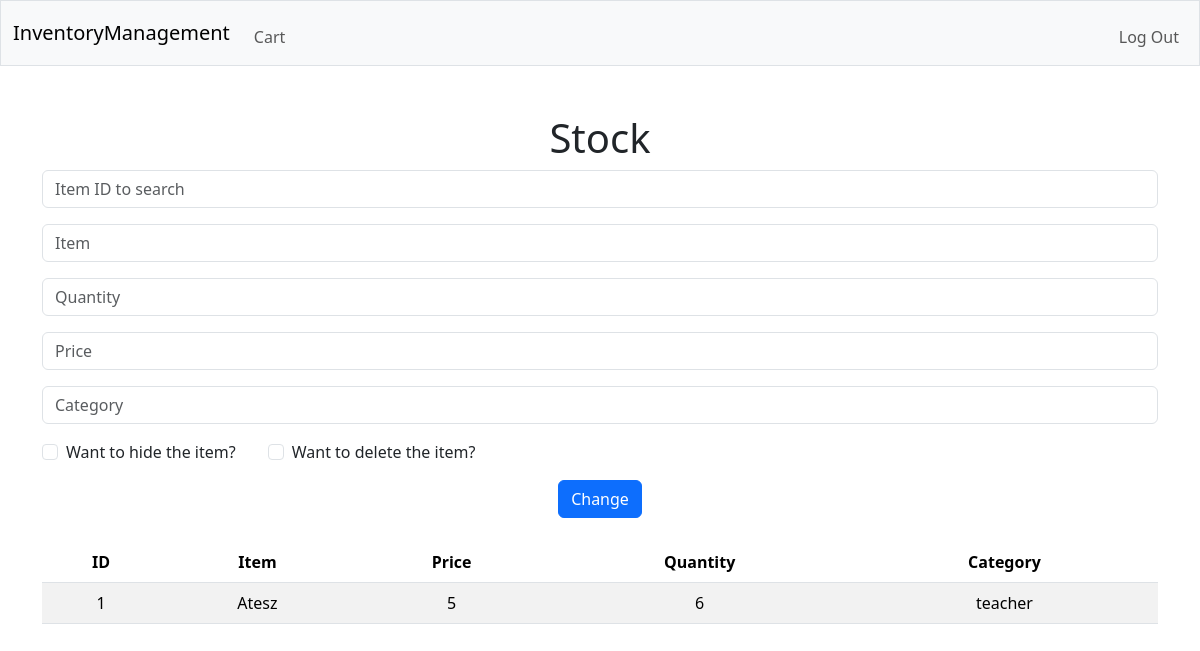
/stock (signed in), run on the app's committed database.
### tables this page shows
CREATE TABLE products (id integer NOT NULL primary key AUTOINCREMENT, name text, price integer, quantity integer, category text, is_hidden integer NOT NULL DEFAULT 0);

### app.py (the view, shortened to what this page needs)
@app.route("/stock", methods=["GET", "POST"])
def stock():
    print(db.execute("SELECT * FROM products").fetchall())
    return render_template("stock.html", items=db.execute("SELECT * FROM products").fetchall())

### templates/stock.html (shortened to what this page needs)
{% extends "layout.html" %}
{% block main %}
    <h1>Stock</h1>
    <form action="/stock" method="post">
        <div class="mb-3">
            <input class="form-control" name="item_id" placeholder="Item ID to search" type="number"/>
        </div>
        <div class="mb-3">
            <input autofocus class="form-control" name="item" placeholder="Item" type="text"/>
        </div>
        <div class="mb-3">
            <input class="form-control" name="quantity" placeholder="Quantity" type="number"/>
        </div>
        <div class="mb-3">
            <input class="form-control" name="price" placeholder="Price" type="number"/>
        </div>
        <div class="mb-3">
            <input autofocus class="form-control" name="category" placeholder="Category" type="text"/>
        </div>
        <div class="mb-3" style="display: flex; gap: 2rem; align-items: center;">
            <div class="form-check mb-0">
                <input class="form-check-input" type="checkbox" name="is_hidden" id="isHidden">
                <label class="form-check-label" for="isHidden">
                    Want to hide the item?
                </label>
            </div>
            <div class="form-check mb-0">
                <input class="form-check-input" type="checkbox" name="is_deleted" id="isDeleted">
                <label class="form-check-label" for="isDeleted">
                    Want to delete the item?
                </label>
            </div>
        </div>
        <button class="btn btn-primary" type="submit">Change</button>
    </form>
    <table class="table table-striped mt-4">
        <thead>
            <tr>
                <th>ID</th>
                <th>Item</th>
                <th>Price</th>
                <th>Quantity</th>
                <th>Category</th>
            </tr>
        </thead>
        <tbody>
            {% for item in items %}
            <tr>
                <td>{{ item[0] }}</td>
                <td>{{ item[1] }}</td>
                <td>{{ item[2] }}</td>
                <td>{{ item[3] }}</td>
                <td>{{ item[4] }}</td>
            </tr>
            {% endfor %}
        </tbody>
    </table>
{% endblock %}

### data on the page
products: id "1", name "Atesz", price "5", quantity "6", category "teacher"
